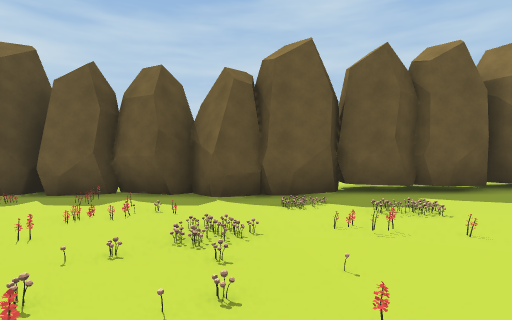
[1] (above)

24 first-person views from a walk through a Unity game level. The camera is 1.3 m above the floor, looks level and sees 80° across. The floor is counted in squares, 2 m on a side. Each view is taken from the middle of a square. On the plan, view 1 faces up. The plan holds only what a view shows up to about 10 squares ahead; the rest is blank. The place goes on beyond the plan. The player is left out.

[2]
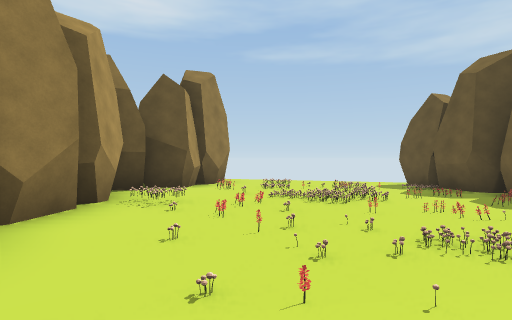

[3]
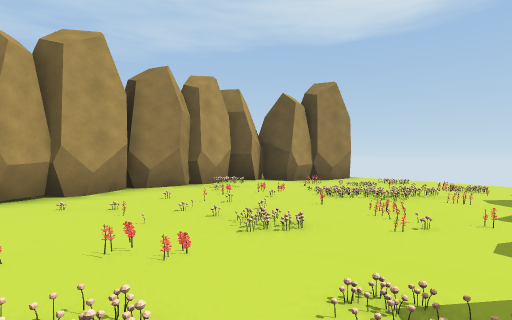

[4]
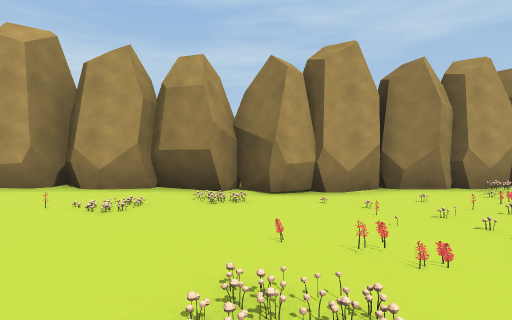

[5]
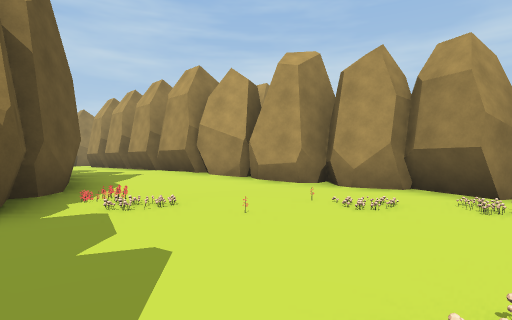

[6]
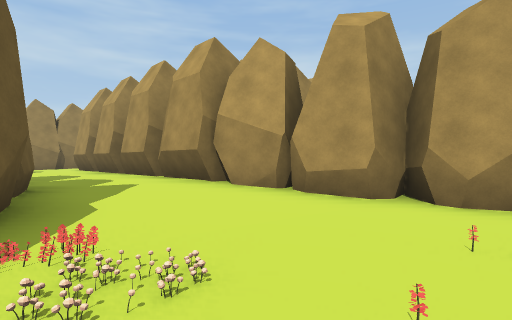

[7]
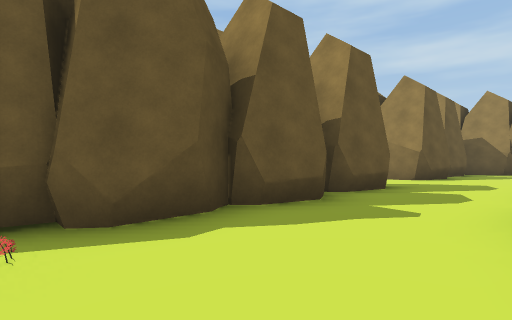

[8]
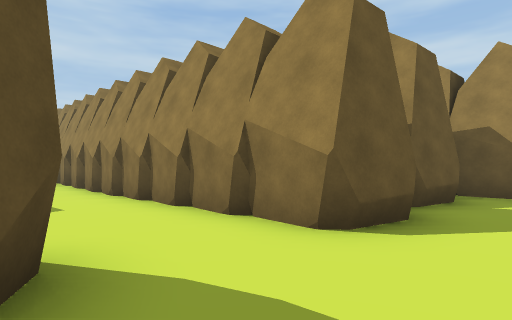

[9]
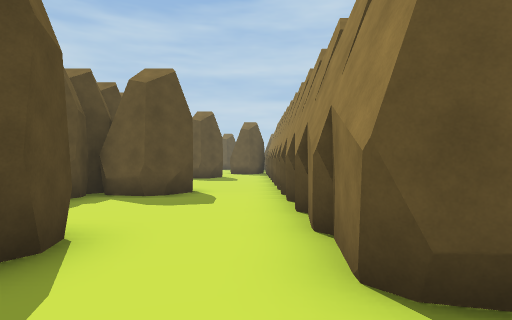

[10]
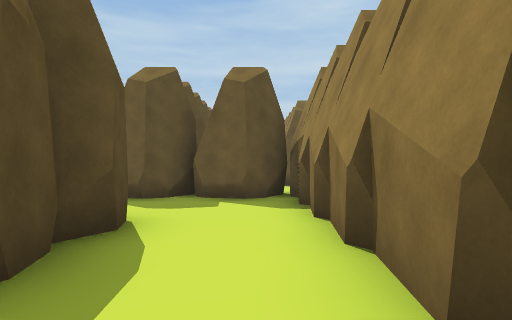

[11]
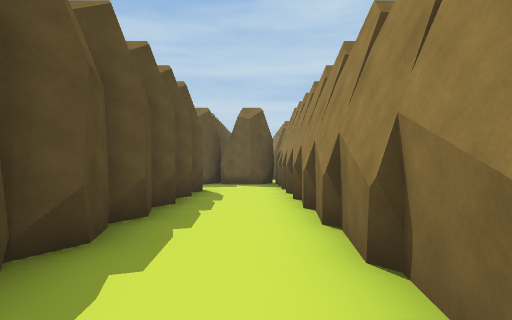

[12]
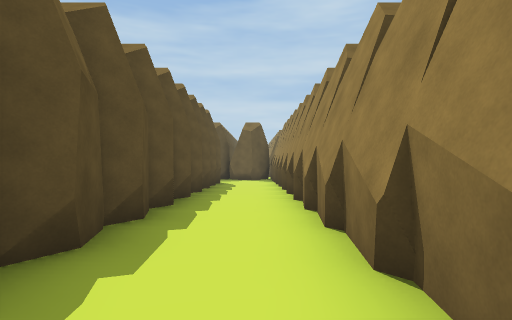

[13]
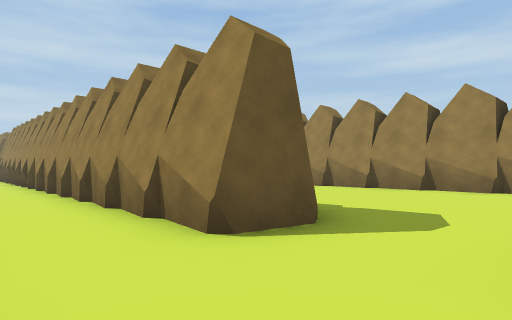

[14]
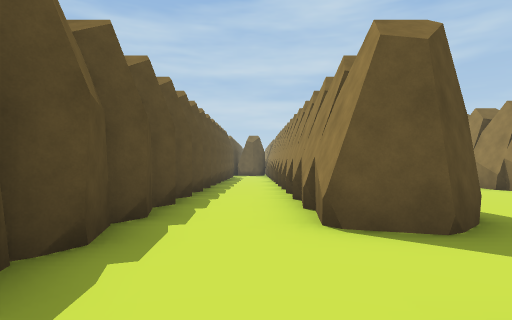

[15]
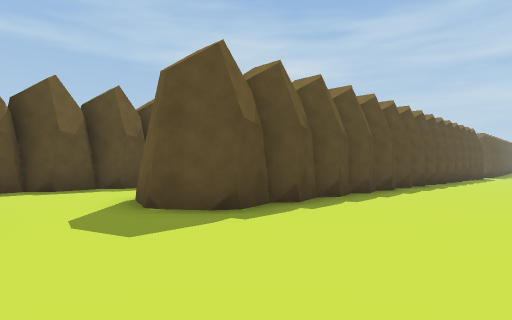

[16]
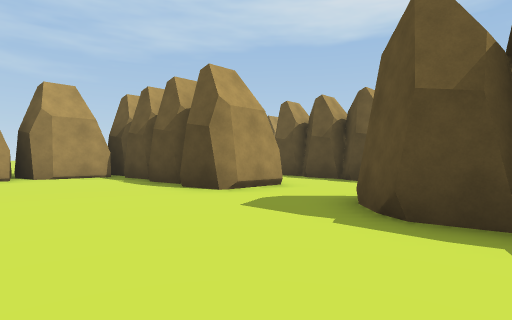

[17]
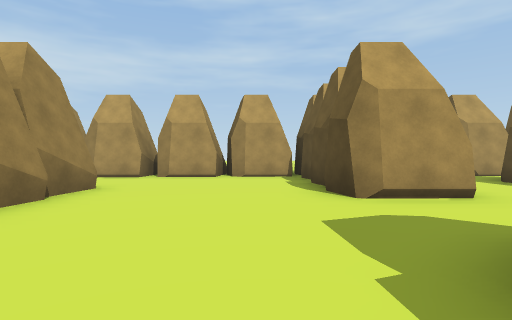

[18]
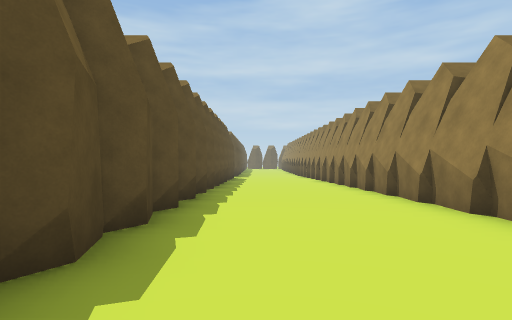

[19]
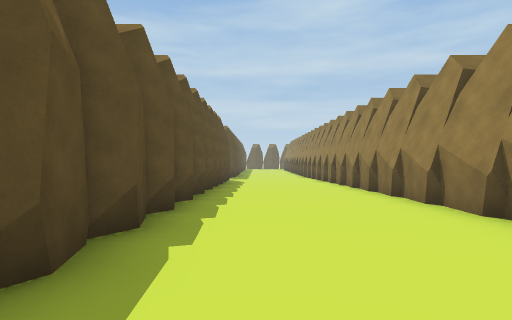

[20]
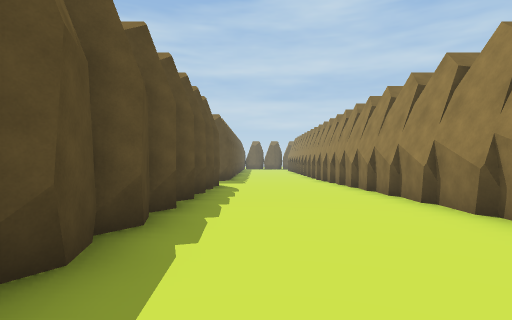

[21]
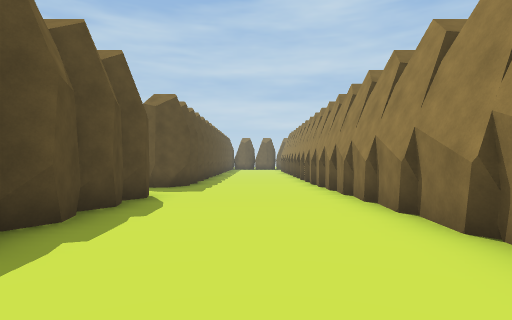

[22]
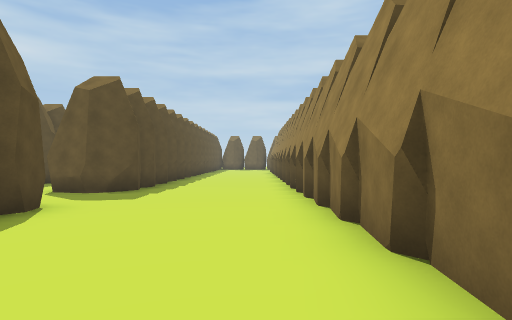

[23]
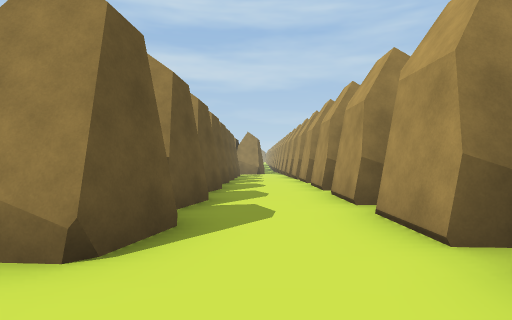

[24]
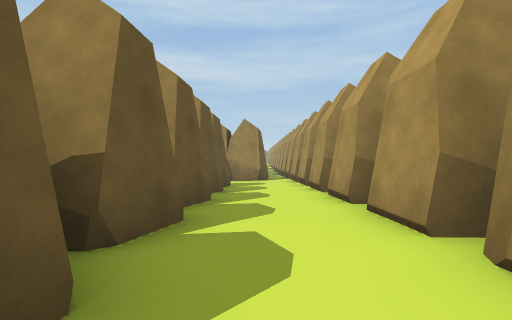

### Floor plan
Key: @ floor where view 1 was taken; # wall or solid block; . main floor; : floor 0.25 m higher than the main floor; - floor 0.25 m lower than the main floor; + floor 0.5 m higher than the main floor; _ floor 0.5 m lower than the main floor; * floor 0.75 m higher than the main floor; < floor 0.75 m lower than the main floor; % floor 1 m higher than the main floor; & floor 1.25 m higher than the main floor; / step, stairs or slope; v drop or lower ground; F flower; O other object.
Columns run from 8 left of view 1 to 37 right of it. Each row starts with its distance up from view 1.
  9                   ###..#    #....#
  8                   #....#   ##....#
  7    #####  #        ....#   ......#
  6 #####_#########    ....#   ......#
  5 /<O_O_O__F__--##    #..#    #....#
  4 /<O___OO__F_--F######..#######...#
  3 v_O_FFO_FOO_FF./..........####...#
  2 vO__OFOOOO__--./...........##....#
  1 v__OO_OFFF__F-./.########..##....#
  0  #_O__OO@O_F--####      #::##::::#
 -1  #####_########         #::##::::#
 -2    #####                #::##::::#
 -3                         #::###:::#
 -4                         #::###:::#
 -5                         #++###:::#
 -6                         #++##++++#
 -7                         #++###+++#
 -8                         #**###+++#
 -9                         #**##****#
-10                         #**##****#
-11                         #**##****#
-12                         #**##****#
-13                         #**##****#
-14                         #%%###%**#
-15                         #%%###%%%#
-16                         #%%%#%%%%#
-17                         #%%%%%%%%#
-18                         #%%%%%%%%#
-19                         #%%##%%%%#    ###
-20                         #%% #%%%%##%#%#%#%#%##
-21                         #%  #%%%%%%%%%%%%%%%%%
-22                         &   #%%%%%%%%%%%%%%%%%
-23                        ##   ##################

Positions as (right, up) in squares from view 1, and headings:
1: (0, 0), facing up
2: (2, 1), facing left
3: (2, 5), facing down-left
4: (2, 5), facing down
5: (2, 5), facing down-right
6: (4, 4), facing down-right
7: (6, 1), facing up-right
8: (12, 2), facing up-right
9: (14, 2), facing up
10: (18, -3), facing up
11: (18, -8), facing up
12: (18, -12), facing up
13: (17, -18), facing up-right
14: (18, -19), facing up
15: (24, -18), facing up-left
16: (24, -14), facing down-left
17: (22, -14), facing down
18: (22, -13), facing up
19: (22, -10), facing up
20: (22, -6), facing up
21: (23, -2), facing up
22: (24, 0), facing up
23: (23, -21), facing right
24: (29, -21), facing right
